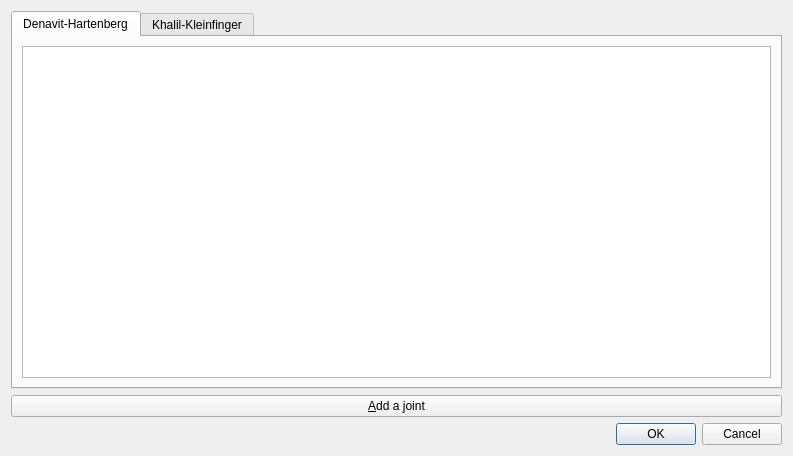
<?xml version="1.0" encoding="UTF-8"?>
<ui version="4.0">
 <class>Dialog</class>
 <widget class="QDialog" name="Dialog">
  <property name="geometry">
   <rect>
    <x>0</x>
    <y>0</y>
    <width>793</width>
    <height>456</height>
   </rect>
  </property>
  <property name="windowTitle">
   <string>Dialog</string>
  </property>
  <layout class="QVBoxLayout" name="verticalLayout">
   <item>
    <widget class="QTabWidget" name="tab_widget">
     <property name="enabled">
      <bool>true</bool>
     </property>
     <property name="currentIndex">
      <number>0</number>
     </property>
     <widget class="QWidget" name="tab_dh">
      <attribute name="title">
       <string>Denavit-Hartenberg</string>
      </attribute>
      <layout class="QVBoxLayout" name="verticalLayout_2">
       <item>
        <widget class="QTableView" name="table_view_dh"/>
       </item>
      </layout>
     </widget>
     <widget class="QWidget" name="tab_kk">
      <property name="enabled">
       <bool>false</bool>
      </property>
      <attribute name="title">
       <string>Khalil-Kleinfinger</string>
      </attribute>
      <layout class="QVBoxLayout" name="verticalLayout_3">
       <item>
        <widget class="QTableView" name="table_view_kk"/>
       </item>
      </layout>
     </widget>
    </widget>
   </item>
   <item>
    <widget class="QPushButton" name="push_button_add_joint">
     <property name="text">
      <string>&amp;Add a joint</string>
     </property>
    </widget>
   </item>
   <item>
    <widget class="QDialogButtonBox" name="button_box">
     <property name="orientation">
      <enum>Qt::Horizontal</enum>
     </property>
     <property name="standardButtons">
      <set>QDialogButtonBox::Cancel|QDialogButtonBox::Ok</set>
     </property>
    </widget>
   </item>
  </layout>
 </widget>
 <resources/>
 <connections>
  <connection>
   <sender>button_box</sender>
   <signal>accepted()</signal>
   <receiver>Dialog</receiver>
   <slot>accept()</slot>
   <hints>
    <hint type="sourcelabel">
     <x>248</x>
     <y>254</y>
    </hint>
    <hint type="destinationlabel">
     <x>157</x>
     <y>274</y>
    </hint>
   </hints>
  </connection>
  <connection>
   <sender>button_box</sender>
   <signal>rejected()</signal>
   <receiver>Dialog</receiver>
   <slot>reject()</slot>
   <hints>
    <hint type="sourcelabel">
     <x>316</x>
     <y>260</y>
    </hint>
    <hint type="destinationlabel">
     <x>286</x>
     <y>274</y>
    </hint>
   </hints>
  </connection>
 </connections>
</ui>
